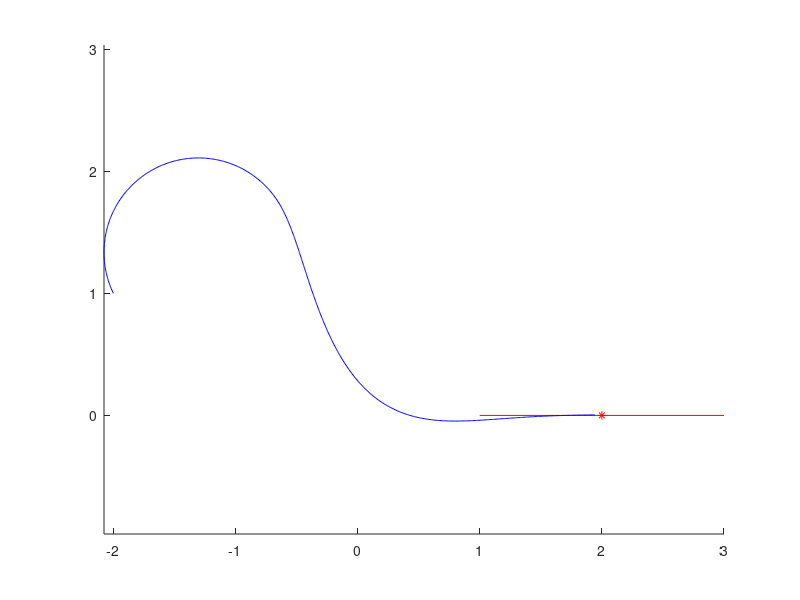

The MATLAB source for this figure:
% Simulates the motion of the robot under the controller implemented in
% steering_control.py

dt = 0.05;   % Sampling period (s)
v = 0.2;     % Robot speed (m/s)
t = 30.0;    % Length of simulation (s)
k = 0.5;     % steering control proportional constant
maxU = 0.35; % maximum steering angle (rad)
L = 0.265;   % robot wheelbase lenght (m)

x0 = [-2 1 2.0]'; % Initial State
xr = [2 0 0]';    % Target Waypoint

n = t/dt;    % Samples

x = zeros(length(x0),n); % [x, y, heading]
u = zeros(1,n); % [steering angle]
e = zeros(2,n); % [eHead, eCrosstrack]

% intermeiate xtrack values, for inspection:
ex = zeros(1,n); 
ey = zeros(1,n); 

% Simulate!
x(:,1) = x0;
for i=2:n
    % State update equation.
    x(:,i) = x(:,i-1) + [dt*v*cos(x(3,i-1)); dt*v*sin(x(3,i-1)); dt*v*sin(u(i-1))/L];

    % Calculate cross-track error
    ex(i) = (xr(1) - x(1,i)) * (1 - (cos(xr(3)))^2);
    ey(i) = (xr(2) - x(2,i)) * (1 - (sin(xr(3)))^2);
    e(2,i) = sqrt(ex(i)^2 + ey(i)^2);
    e(2,i) = e(2,i) * sign(cos(xr(3))*ey(i) - sin(xr(3))*ex(i));
   
    % Heading error
    e(1,i) = xr(3) - x(3,i);

    % Control law
    u(i) = e(1,i) + atan2(k*e(2,i), v);
    % Saturate control output:
    u(i) = max(-maxU,min(maxU,u(i)));
end
% Disturbance free dynamics

% Plot
figure(1); 
clf(); 
hold on
% Plot the targe point, with a heading line
plot([xr(1)-cos(xr(3)) xr(1)+cos(xr(3))], [xr(2)-sin(xr(3)) xr(2)+sin(xr(3))], 'r');
plot(xr(1),xr(2),'r*');
% Plot the simulated trajectory
plot(x(1,:), x(2,:), 'b');
axis equal
hold off
